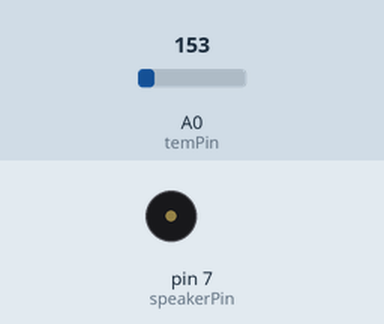
This sketch was run on a simulated Arduino Uno, built with avr-gcc and run on an emulated ATmega328P. Shown: buzzer (waves = sounding, pin HIGH). The test bench sets the inputs (shaded band); at power-on: A0 (temPin) = 153. Pins used as bus, display or sensor lines are not drawn; what the sketch prints to the serial monitor is not drawn.

Above: at 1.6 s.
Timing chart, 0 to 4.1 s (numbered marks = the images above):
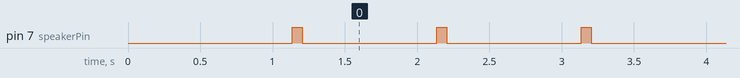

The sketch:

mateTemperatureSensor.ino
```cpp
//Recount Inc.
//Underwater Temperature Probe for MATE ROV
//Version 2.01 Beta

#include <Servo.h>
#include <SoftwareSerial.h>

const int temPin = 0;
const int TxPin = 6;
const int speakerPin = 7;

SoftwareSerial mySerial = SoftwareSerial(255, TxPin);
float mean;
float sd;

long startMillis = 0;
int measurements = 0;

//editable section begins
const int interval = 1;  //time between measurements
const int samples = 250; //samples to take and average
const int sampleDelay = 1; //time between individual samples in ms
const float calibration = 0;
//editable section ends

void setup() {
  Serial.begin(9600);
  pinMode(TxPin,OUTPUT);
  pinMode(speakerPin, OUTPUT);
  digitalWrite(TxPin, HIGH);

  mySerial.begin(9600);
  delay(100);
  mySerial.write(12);
  mySerial.write(18);
  delay(5);
  mySerial.print("Recount Inc.");
  mySerial.write(13);
  mySerial.print("Thermometer 2.0");
  delay(1000);
  startMillis = millis();
}

void loop() {
      digitalWrite(speakerPin, LOW);

  if(millis() - startMillis >= measurements*interval*1000L) {
      digitalWrite(speakerPin, HIGH);
      measure();
      mySerial.write(12);
      mySerial.write(17);
      mySerial.print("t=");
      mySerial.print(measurements*interval);
      mySerial.print("s");
      mySerial.write(13);
      mySerial.print("T=");
      mySerial.print(mean);
      mySerial.print(" sd=");
      mySerial.print(sd);

      digitalWrite(speakerPin, LOW);
      delay(300);
      mySerial.write(18);

      Serial.println(analogRead(0) * 5.0 / 1024.0);

      ++measurements;
  }

    //delay(interval * 1000 - 500 - samples*sampleDelay);
}

void measure() {

  float sum = 0;
  float data[samples];

  for(int i=0; i<samples; i++) {
     data[i] = getTemp();
     sum = sum +  data[i];
  }

  mean = sum / samples;

  float dSum = 0;

  for(int i=0; i<samples; i++) {
      dSum = dSum + pow(data[i] - mean, 2);
  }
  sd = sqrt(dSum / samples);


}

float getTemp() {
 return (analogRead(temPin) * 0.004882814 - 0.5) * 100 + calibration;
}
```

Measured:
- by itself, pin 7 (speakerPin): alternates HIGH for 0.07 s and LOW for 0.93 s
